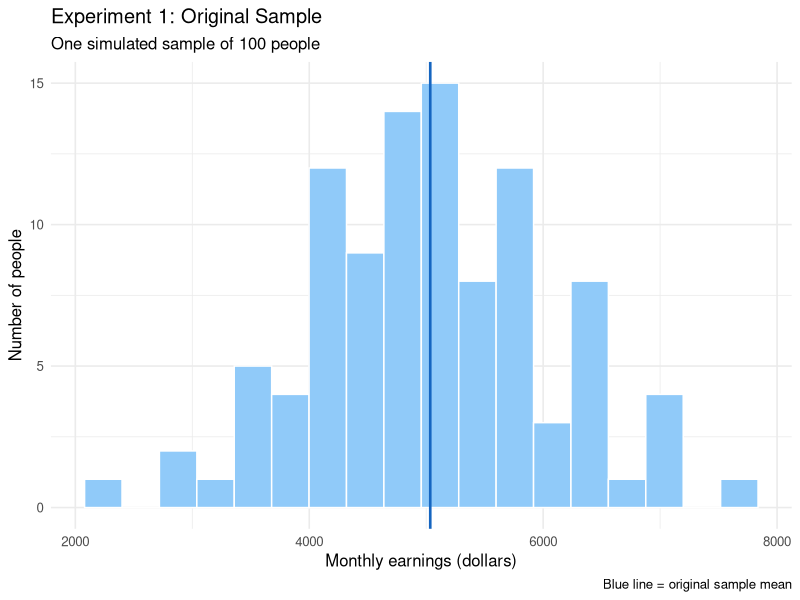
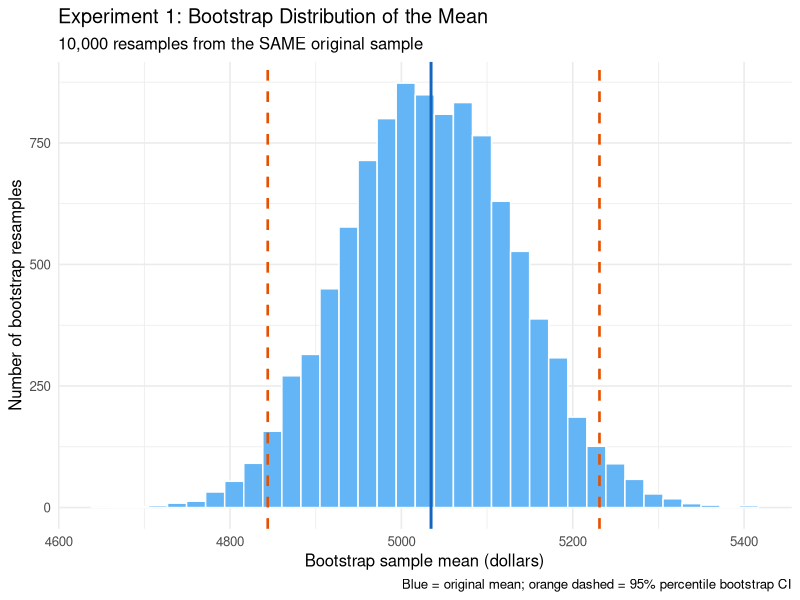
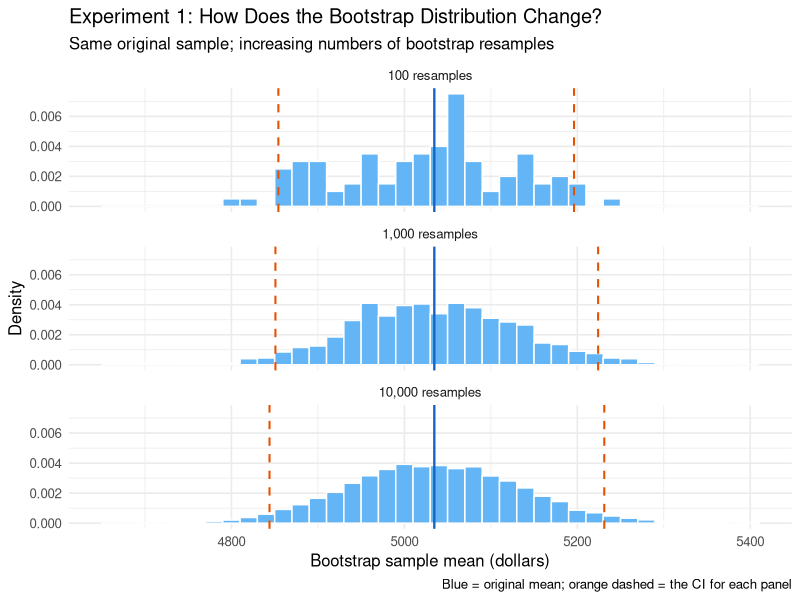
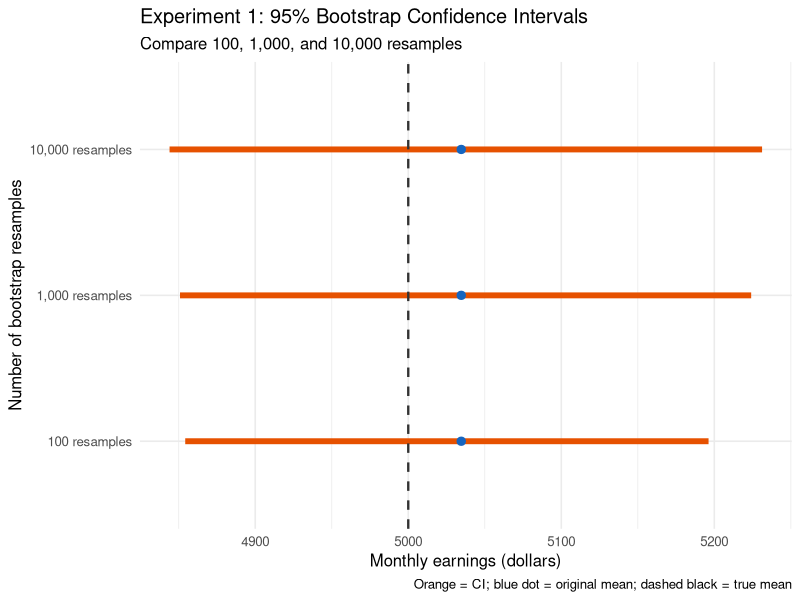

Generate these figures, in order, with R:
# Blog 08 - Experiment 1
# Comparing bootstrap results with different numbers of resamples

library(ggplot2)

# Set up the values for the simulation
# Use the same sample when comparing the bootstrap results
set.seed(640801)
true_mean <- 5000
true_sd <- 1000
n <- 100
bootstrap_counts <- c(100, 1000, 10000)
max_bootstrap <- max(bootstrap_counts)

# Create folders for the data and graphs
data_dir <- here::here("data")
figures_dir <- here::here("figures")
dir.create(data_dir, showWarnings = FALSE, recursive = TRUE)
dir.create(figures_dir, showWarnings = FALSE, recursive = TRUE)

# Generate the original sample of monthly earnings
original_sample <- rnorm(n, mean = true_mean, sd = true_sd)
original_mean <- mean(original_sample)

original_data <- data.frame(
  observation_id = 1:n,
  monthly_earnings = original_sample
)
write.csv(original_data,
          here::here("data", "exp1_original_sample.csv"),
          row.names = FALSE)

# Bootstrap the sample 10,000 times
# I'll use the first 100 and 1,000 results for comparison later
bootstrap_means <- numeric(max_bootstrap)

for (b in 1:max_bootstrap) {
  bootstrap_sample <- sample(original_sample, size = n, replace = TRUE)
  bootstrap_means[b] <- mean(bootstrap_sample)
}

bootstrap_data <- data.frame(
  bootstrap_id = 1:max_bootstrap,
  bootstrap_mean = bootstrap_means
)
write.csv(bootstrap_data,
          here::here("data", "exp1_bootstrap_means.csv"),
          row.names = FALSE)

# Calculate the 95% confidence intervals for each bootstrap size
summary_data <- data.frame()
comparison_data <- data.frame()

for (j in 1:length(bootstrap_counts)) {
  reps <- bootstrap_counts[j]
  current_means <- bootstrap_means[1:reps]
  ci <- quantile(current_means, probs = c(0.025, 0.975))
  lower <- as.numeric(ci[1])
  upper <- as.numeric(ci[2])
  
  # Store the CI results for this group
  one_summary <- data.frame(
    true_population_mean = true_mean,
    true_population_sd = true_sd,
    sample_size = n,
    bootstrap_repetitions = reps,
    original_sample_mean = original_mean,
    confidence_level = 0.95,
    ci_lower = lower,
    ci_upper = upper,
    ci_width = upper - lower,
    contains_true_mean = (lower <= true_mean & true_mean <= upper)
  )
  summary_data <- rbind(summary_data, one_summary)

  # Keep the bootstrap means for the graphs
  one_comparison <- data.frame(
    bootstrap_repetitions = reps,
    bootstrap_mean = current_means
  )
  comparison_data <- rbind(comparison_data, one_comparison)
}

# Label the three groups for plotting
comparison_data$bootstrap_group <- factor(
  comparison_data$bootstrap_repetitions, levels = bootstrap_counts,
  labels = c("100 resamples", "1,000 resamples", "10,000 resamples")
)
summary_data$bootstrap_group <- factor(
  summary_data$bootstrap_repetitions, levels = bootstrap_counts,
  labels = c("100 resamples", "1,000 resamples", "10,000 resamples")
)

write.csv(summary_data,
          here::here("data", "exp1_summary.csv"),
          row.names = FALSE)
write.csv(comparison_data,
          here::here("data", "exp1_bootstrap_comparison.csv"),
          row.names = FALSE)

# Figure 1: Histogram of the original earnings sample
plot_original <- ggplot(original_data, aes(x = monthly_earnings)) +
  geom_histogram(bins = 18, fill = "#90CAF9", color = "white") +
  geom_vline(xintercept = original_mean, color = "#1565C0", linewidth = 0.9) +
  labs(
    title = "Experiment 1: Original Sample",
    subtitle = paste("One simulated sample of", n, "people"),
    x = "Monthly earnings (dollars)",
    y = "Number of people",
    caption = "Blue line = original sample mean"
  ) +
  theme_minimal(base_size = 12)

ggsave(here::here("figures", "exp1_original_sample_histogram.png"),
       plot = plot_original, width = 9, height = 5.5, dpi = 300)

# Figure 2: Histogram of all 10,000 bootstrap means
# Get the confidence interval from the last group
last_row <- nrow(summary_data)
final_lower <- summary_data$ci_lower[last_row]
final_upper <- summary_data$ci_upper[last_row]

plot_bootstrap <- ggplot(bootstrap_data, aes(x = bootstrap_mean)) +
  geom_histogram(bins = 35, fill = "#64B5F6", color = "white") +
  geom_vline(xintercept = original_mean, color = "#1565C0", linewidth = 1) +
  geom_vline(xintercept = c(final_lower, final_upper),
             color = "#E65100", linetype = "dashed", linewidth = 0.9) +
  labs(
    title = "Experiment 1: Bootstrap Distribution of the Mean",
    subtitle = "10,000 resamples from the SAME original sample",
    x = "Bootstrap sample mean (dollars)",
    y = "Number of bootstrap resamples",
    caption = "Blue = original mean; orange dashed = 95% percentile bootstrap CI"
  ) +
  theme_minimal(base_size = 12)

ggsave(here::here("figures", "exp1_bootstrap_distribution.png"),
       plot = plot_bootstrap, width = 9, height = 5.5, dpi = 300)

# Figure 3: Compare the three bootstrap distributions
# Use density so the different sample counts are easier to compare
plot_comparison <- ggplot(comparison_data, aes(x = bootstrap_mean)) +
  geom_histogram(aes(y = after_stat(density)), binwidth = 20,
                 fill = "#64B5F6", color = "white") +
  geom_vline(xintercept = original_mean, color = "#1565C0", linewidth = 0.8) +
  geom_vline(data = summary_data, aes(xintercept = ci_lower),
             color = "#E65100", linetype = "dashed", linewidth = 0.7) +
  geom_vline(data = summary_data, aes(xintercept = ci_upper),
             color = "#E65100", linetype = "dashed", linewidth = 0.7) +
  facet_wrap(~bootstrap_group, ncol = 1) +
  labs(
    title = "Experiment 1: How Does the Bootstrap Distribution Change?",
    subtitle = "Same original sample; increasing numbers of bootstrap resamples",
    x = "Bootstrap sample mean (dollars)",
    y = "Density",
    caption = "Blue = original mean; orange dashed = the CI for each panel"
  ) +
  theme_minimal(base_size = 12)

ggsave(here::here("figures", "exp1_bootstrap_comparison.png"),
       plot = plot_comparison, width = 9, height = 10, dpi = 300)

# Figure 4: Compare the confidence intervals
# The black dashed line shows the true population mean
plot_ci <- ggplot(summary_data) +
  geom_segment(aes(x = ci_lower, xend = ci_upper,
                   y = bootstrap_group, yend = bootstrap_group),
               color = "#E65100", linewidth = 2) +
  geom_point(aes(x = original_sample_mean, y = bootstrap_group),
             color = "#1565C0", size = 2.5) +
  geom_vline(xintercept = true_mean, color = "#333333",
             linetype = "dashed", linewidth = 0.8) +
  labs(
    title = "Experiment 1: 95% Bootstrap Confidence Intervals",
    subtitle = "Compare 100, 1,000, and 10,000 resamples",
    x = "Monthly earnings (dollars)",
    y = "Number of bootstrap resamples",
    caption = "Orange = CI; blue dot = original mean; dashed black = true mean"
  ) +
  theme_minimal(base_size = 12)

ggsave(here::here("figures", "exp1_ci_comparison.png"),
       plot = plot_ci, width = 9, height = 5.5, dpi = 300)
